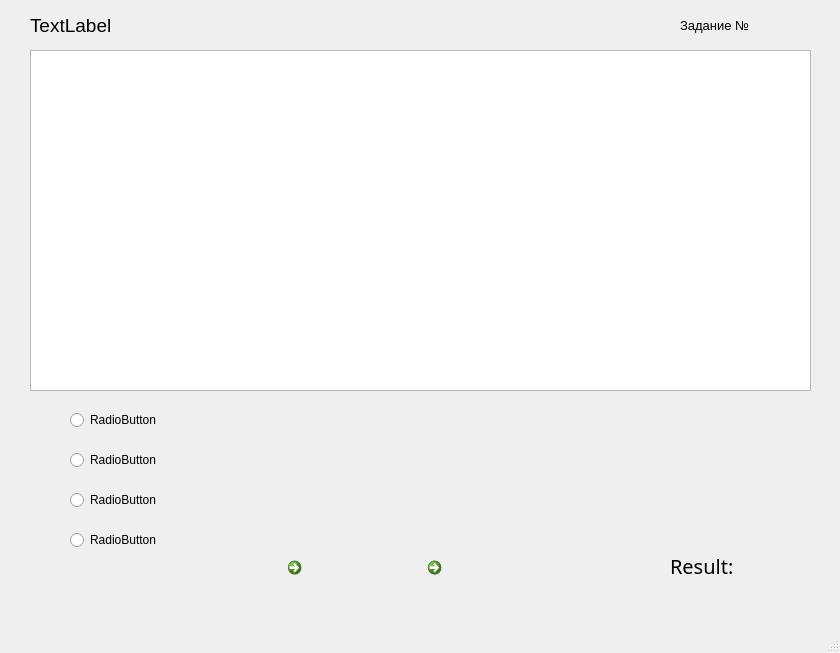
<?xml version="1.0" encoding="UTF-8"?>
<ui version="4.0">
 <class>MainWindow</class>
 <widget class="QMainWindow" name="MainWindow">
  <property name="geometry">
   <rect>
    <x>0</x>
    <y>0</y>
    <width>840</width>
    <height>653</height>
   </rect>
  </property>
  <property name="windowTitle">
   <string>MainWindow</string>
  </property>
  <widget class="QWidget" name="centralwidget">
   <widget class="QTextBrowser" name="task">
    <property name="geometry">
     <rect>
      <x>30</x>
      <y>50</y>
      <width>781</width>
      <height>341</height>
     </rect>
    </property>
    <property name="font">
     <font>
      <pointsize>10</pointsize>
     </font>
    </property>
   </widget>
   <widget class="QLabel" name="label">
    <property name="geometry">
     <rect>
      <x>680</x>
      <y>10</y>
      <width>131</width>
      <height>31</height>
     </rect>
    </property>
    <property name="font">
     <font>
      <pointsize>10</pointsize>
     </font>
    </property>
    <property name="text">
     <string>Задание №</string>
    </property>
   </widget>
   <widget class="QRadioButton" name="radioButton_1">
    <property name="geometry">
     <rect>
      <x>70</x>
      <y>410</y>
      <width>741</width>
      <height>20</height>
     </rect>
    </property>
    <property name="text">
     <string>RadioButton</string>
    </property>
   </widget>
   <widget class="QRadioButton" name="radioButton_2">
    <property name="geometry">
     <rect>
      <x>70</x>
      <y>450</y>
      <width>731</width>
      <height>20</height>
     </rect>
    </property>
    <property name="text">
     <string>RadioButton</string>
    </property>
   </widget>
   <widget class="QRadioButton" name="radioButton_3">
    <property name="geometry">
     <rect>
      <x>70</x>
      <y>490</y>
      <width>741</width>
      <height>20</height>
     </rect>
    </property>
    <property name="text">
     <string>RadioButton</string>
    </property>
   </widget>
   <widget class="QRadioButton" name="radioButton_4">
    <property name="geometry">
     <rect>
      <x>70</x>
      <y>530</y>
      <width>741</width>
      <height>20</height>
     </rect>
    </property>
    <property name="text">
     <string>RadioButton</string>
    </property>
   </widget>
   <widget class="QLabel" name="question">
    <property name="geometry">
     <rect>
      <x>30</x>
      <y>10</y>
      <width>641</width>
      <height>31</height>
     </rect>
    </property>
    <property name="font">
     <font>
      <pointsize>14</pointsize>
     </font>
    </property>
    <property name="text">
     <string>TextLabel</string>
    </property>
   </widget>
   <widget class="QCommandLinkButton" name="left">
    <property name="geometry">
     <rect>
      <x>280</x>
      <y>550</y>
      <width>111</width>
      <height>61</height>
     </rect>
    </property>
    <property name="layoutDirection">
     <enum>Qt::LeftToRight</enum>
    </property>
    <property name="text">
     <string/>
    </property>
    <property name="icon">
     <iconset>
      <normaloff>left.png</normaloff>left.png</iconset>
    </property>
    <property name="iconSize">
     <size>
      <width>100</width>
      <height>500</height>
     </size>
    </property>
   </widget>
   <widget class="QCommandLinkButton" name="right">
    <property name="geometry">
     <rect>
      <x>420</x>
      <y>550</y>
      <width>111</width>
      <height>61</height>
     </rect>
    </property>
    <property name="layoutDirection">
     <enum>Qt::LeftToRight</enum>
    </property>
    <property name="text">
     <string/>
    </property>
    <property name="icon">
     <iconset>
      <normaloff>588f8b2f8f256159f0b7b1e2.png</normaloff>588f8b2f8f256159f0b7b1e2.png</iconset>
    </property>
    <property name="iconSize">
     <size>
      <width>100</width>
      <height>500</height>
     </size>
    </property>
   </widget>
   <widget class="QLabel" name="result">
    <property name="geometry">
     <rect>
      <x>670</x>
      <y>550</y>
      <width>121</width>
      <height>31</height>
     </rect>
    </property>
    <property name="font">
     <font>
      <family>Segoe UI Black</family>
      <pointsize>15</pointsize>
     </font>
    </property>
    <property name="text">
     <string>Result:</string>
    </property>
   </widget>
   <zorder>task</zorder>
   <zorder>label</zorder>
   <zorder>radioButton_1</zorder>
   <zorder>radioButton_2</zorder>
   <zorder>radioButton_3</zorder>
   <zorder>radioButton_4</zorder>
   <zorder>question</zorder>
   <zorder>result</zorder>
   <zorder>right</zorder>
   <zorder>left</zorder>
  </widget>
  <widget class="QMenuBar" name="menubar">
   <property name="geometry">
    <rect>
     <x>0</x>
     <y>0</y>
     <width>840</width>
     <height>26</height>
    </rect>
   </property>
  </widget>
  <widget class="QStatusBar" name="statusbar"/>
 </widget>
 <resources/>
 <connections/>
</ui>
